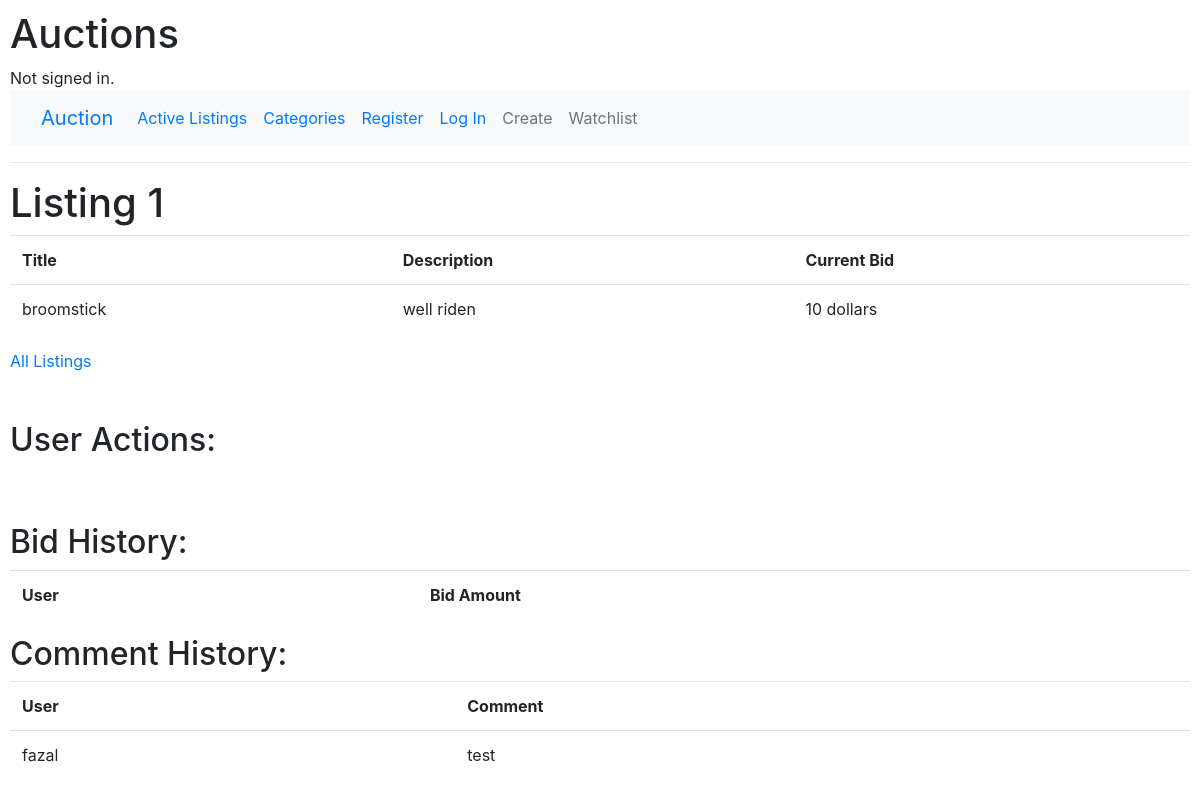
Before: /listing/1 with the older database file.
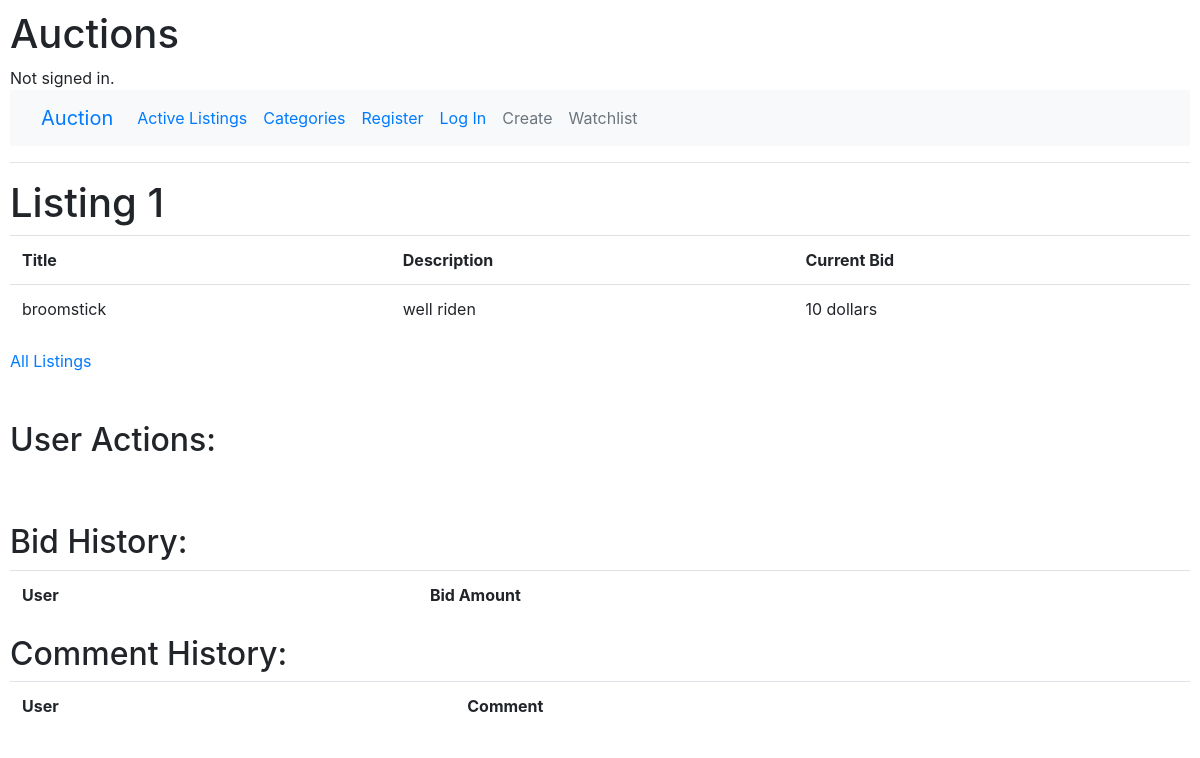
After: the same page with the newer database file.
### auctions/models.py (models this page shows)
class Comment(models.Model):
    comment = models.CharField(max_length=128)
    user = models.ForeignKey(User, on_delete=models.CASCADE, related_name="comments_via_user", default="")
    listing = models.ForeignKey(Listing, on_delete=models.CASCADE, related_name="comments_via_listing", default="")

class User(AbstractUser):
    pass

### auctions/views.py (the view)
# urls.py: path("listing/<int:listing_id>", views.listing, name="listing"),
def listing(request, listing_id):
    listing = Listing.objects.get(id = listing_id)
    if request.method == "POST":
        if "Watchlist" in request.POST:
            f = Watchlist.objects.filter(listing = listing, user=request.user)
            if f.exists():
                f.delete()
            else:
                f = Watchlist(listing = listing, user=request.user)
                f.save()
        if "CloseAuction" in request.POST:
            f = Listing.objects.filter(id = listing_id).update(active = False)
        new_bid = BiddingForm(request.POST)
        if new_bid.is_valid():
            new_bid = new_bid.cleaned_data["Enter_Bid"]
            if new_bid <= listing.starting_bid:
                return HttpResponseRedirect(reverse("listing", args=(listing.id,)))
            else:
                bid = Bid(amount = new_bid, user = request.user, listing = listing)
                bid.save()
                Listing.objects.filter(id = listing_id).update(starting_bid = new_bid)
        new_comment = CommentForm(request.POST)
        if new_comment.is_valid():
            new_comment = new_comment.cleaned_data["comment"]
            comment = Comment(comment = new_comment, user = request.user, listing = listing)
            comment.save()
        return HttpResponseRedirect(reverse("listing", args=(listing.id,)))
    else:
        return render(request, "auctions/listing.html", {
            "listing": listing,
            "bidding_form": BiddingForm(),
            "bid_history": Bid.objects.filter(listing = listing),
            "comment_form": CommentForm(),
            "comments": Comment.objects.filter(listing = listing),
            "user":request.user,
            "winning_user": getattr(Bid.objects.filter(listing=listing).last(), 'user', None)
        })

### auctions/templates/auctions/listing.html (shortened to what this page needs)
{% extends "auctions/layout.html" %}
{% block body %}
    <h1>Listing {{ listing.id }}</h1>
    <table class="table">
        <tr>
            <th>Title</th>
            <th>Description</th>
            <th>Current Bid</th>
        </tr>
            <tr>
                <td>{{ listing.title }}</td>
                <td>{{ listing.description }}</td>
                <td>{{ listing.starting_bid }} dollars</td>
            </tr>
    </table>
    <a href="{% url 'index' %}">All Listings</a>
    <br>
    <br>
    <br>
    <h2>User Actions: </h2>
    <br>
    <br>
    <h2>Bid History:</h2>
    <table class="table">
        <tr>
            <th>User</th>
            <th>Bid Amount</th>
        </tr>
    </table>
    <h2>Comment History:</h2>
    <table class="table">
        <tr>
            <th>User</th>
            <th>Comment</th>
        </tr>
        {% for comment in comments %}
            <tr>
                <td>{{ comment.user }}</td>
                <td>{{ comment.comment }}</td>
            </tr>
        {% endfor %}
    </table>
{% endblock %}

Changed rows visible on the page:
removed Comment: user "fazal", comment "test"
